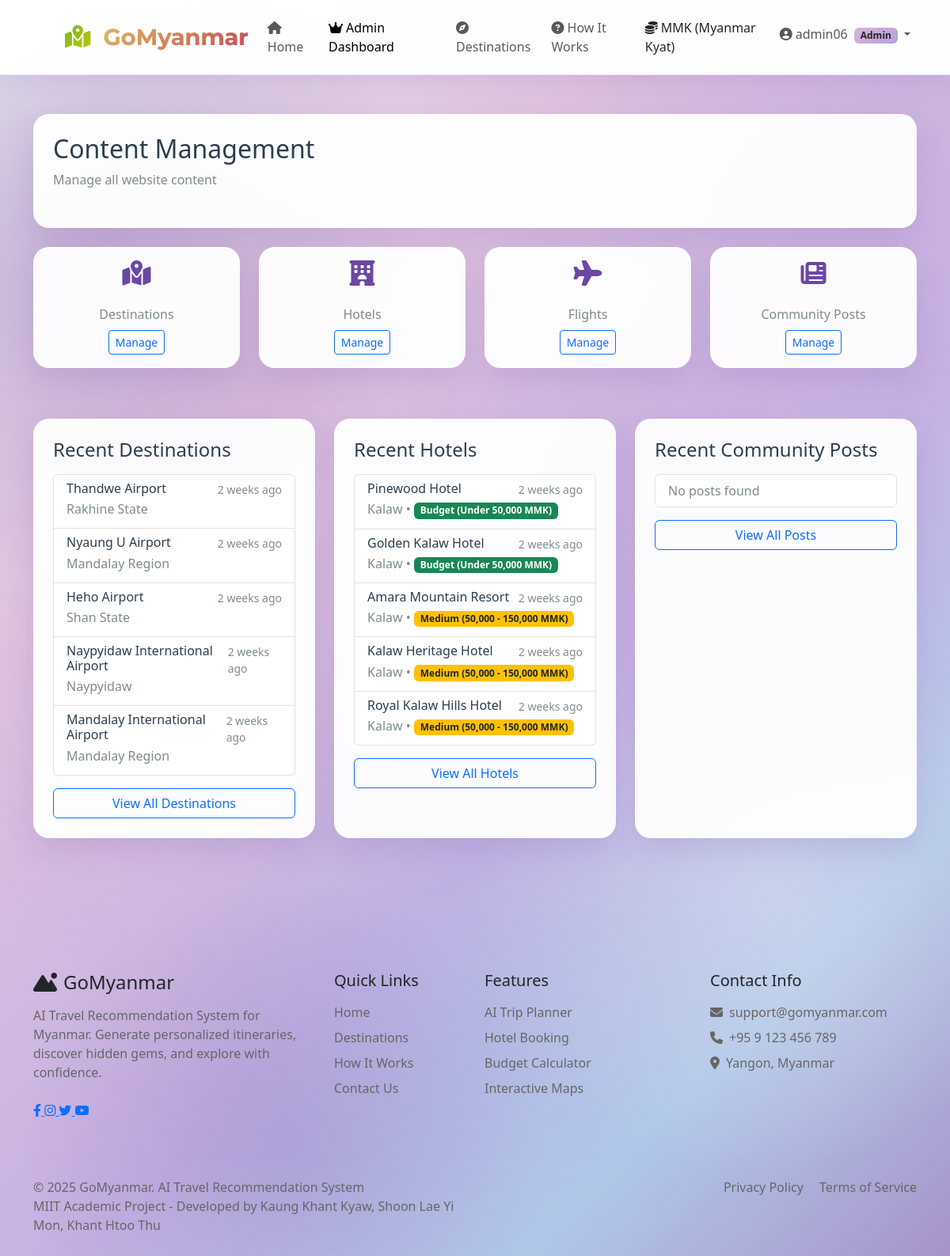
Page /users/admin/content/ (signed in) on the earlier database version.
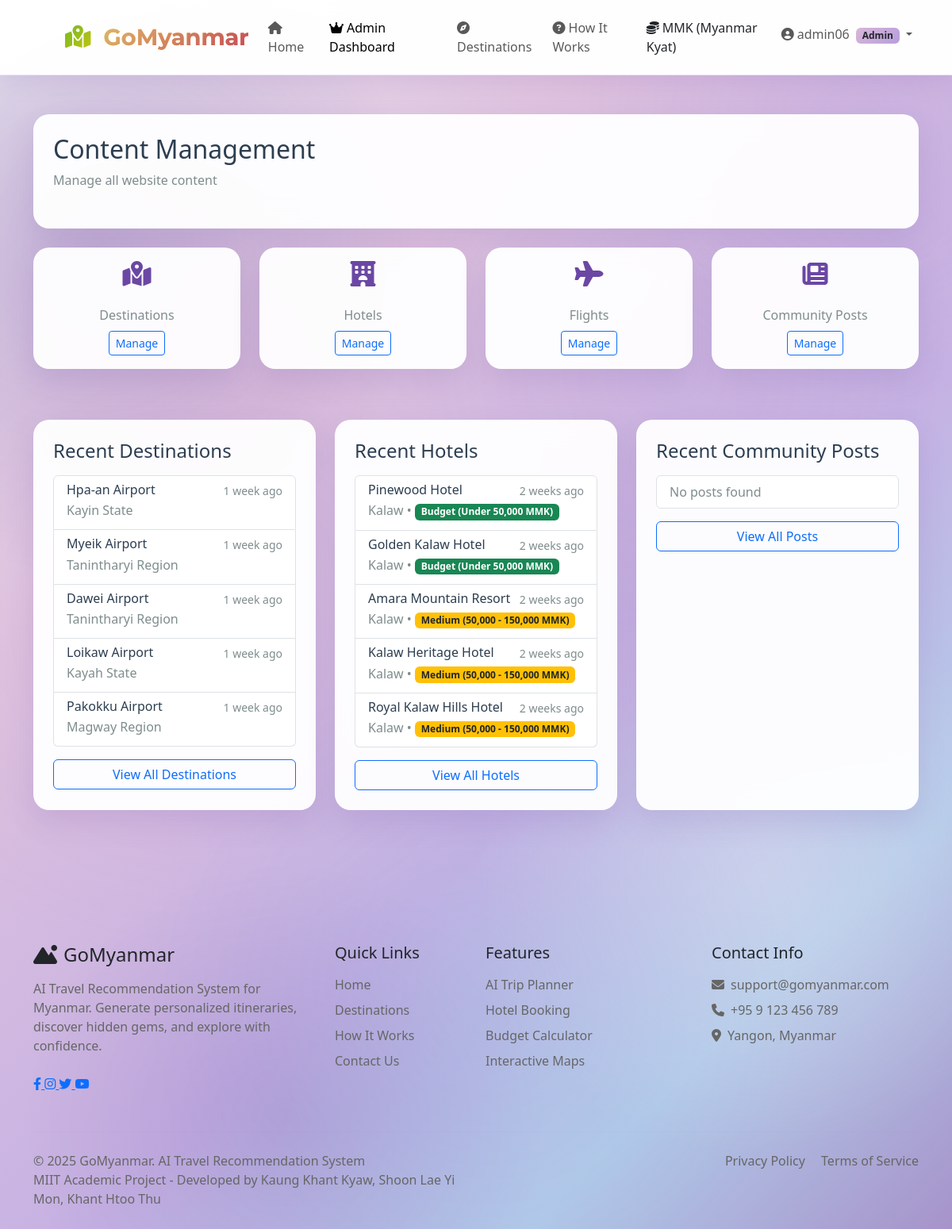
Same page on the later database version.
### planner/models.py (models this page shows, shortened)
class Destination(models.Model):
    name = models.CharField(max_length=100)
    region = models.CharField(max_length=100)
    type = models.CharField(max_length=50, choices=[
        ('city', 'City'),
        ('town', 'Town'),
        ('attraction', 'Attraction'),
        ('state', 'State'),
        ('region', 'Region'),
        ('union_territory', 'Union Territory')
    ])
    latitude = models.DecimalField(max_digits=9, decimal_places=6, null=True, blank=True)
    longitude = models.DecimalField(max_digits=9, decimal_places=6, null=True, blank=True)
    description = models.TextField(blank=True)
    image = models.ImageField(upload_to='destinations/', blank=True, null=True)
    is_active = models.BooleanField(default=True)
    created_at = models.DateTimeField(auto_now_add=True)
    updated_at = models.DateTimeField(auto_now=True)
    default_airlines = models.ManyToManyField(Airline, blank=True,
        help_text="Default airlines for this destination")
    class Meta:
        ordering = ['name']

class Hotel(models.Model):
    name = models.CharField(max_length=200)
    destination = models.ForeignKey(Destination, on_delete=models.CASCADE, related_name='hotels')
    address = models.TextField()
    latitude = models.DecimalField(max_digits=9, decimal_places=6, null=True, blank=True)
    longitude = models.DecimalField(max_digits=9, decimal_places=6, null=True, blank=True)
    price_per_night = models.DecimalField(
        max_digits=10,
        decimal_places=0,
        validators=[MinValueValidator(0)],
        help_text="Price in MMK (Myanmar Kyat)"
    )
    category = models.CharField(max_length=20, choices=[
        ('budget', 'Budget (Under 50,000 MMK)'),
        ('medium', 'Medium (50,000 - 150,000 MMK)'),
        ('luxury', 'Luxury (150,000+ MMK)'),
    ])
    amenities = models.JSONField(default=list)
    rating = models.DecimalField(
        max_digits=2,
        decimal_places=1,
        default=0,
        validators=[MinValueValidator(0), MaxValueValidator(5)]
    )
    review_count = models.IntegerField(default=0)
    image = models.ImageField(upload_to='hotels/', blank=True, null=True)
    description = models.TextField(blank=True)
    gallery_images = models.JSONField(default=list, blank=True)
    is_active = models.BooleanField(default=True)
    created_at = models.DateTimeField(auto_now_add=True)
    created_by_admin = models.BooleanField(default=False, help_text="Whether this hotel was created by admin")
    is_real_hotel = models.BooleanField(default=False, help_text="Is this a real hotel from Google Maps?")
    google_place_id = models.CharField(max_length=255, blank=True, null=True)
    phone_number = models.CharField(max_length=50, blank=True, null=True)
    website = models.URLField(blank=True, null=True)
    check_in_time = models.TimeField(default='14:00')
    check_out_time = models.TimeField(default='12:00')

### users/views_admin.py (the view)
# urls.py: path('admin/content/', views_admin.AdminContentView.as_view(), name='admin_content'),
class AdminContentView(LoginRequiredMixin, AdminRequiredMixin, TemplateView):
    template_name = 'users/admin_content.html'
    def get_context_data(self, **kwargs):
        context = super().get_context_data(**kwargs)
        context['destinations_count'] = Destination.objects.count()
        context['hotels_count'] = Hotel.objects.count()
        context['flights_count'] = Flight.objects.count()
        context['buses_count'] = BusService.objects.count()
        context['cars_count'] = CarRental.objects.count()
        context['posts_count'] = Post.objects.count()
        context['recent_destinations'] = Destination.objects.order_by('-created_at')[:5]
        context['recent_hotels'] = Hotel.objects.order_by('-created_at')[:5]
        context['recent_posts'] = Post.objects.order_by('-created_at')[:5]
        return context

### planner/context_processors.py (called while the page is built)
def leaflet_config(request):
    return {
        'LEAFLET_CONFIG': settings.LEAFLET_CONFIG,
        'USE_GOOGLE_MAPS': False,
        'MAP_PROVIDER': 'leaflet'
    }

### users/models.py (called while the page is built)
    def is_admin_user(self):
        return self.user_type == 'admin' or self.is_staff or self.is_superuser

### users/views_admin.py (called while the page is built)
def is_admin(user):
    return user.is_superuser or user.groups.filter(name='Admin').exists() or getattr(user, 'user_type', None) == 'admin'

    def test_func(self):
        return is_admin(self.request.user)

### templates/users/admin_content.html (shortened to what the changed rows need)
{% extends 'base.html' %}
{% block content %}
<div class="container py-5 mt-5">
    <div class="card-glass p-4 mb-4">
        <div class="d-flex justify-content-between align-items-center mb-4">
            <div>
                <h2 class="mb-2" style="color: #2c3e50;">Content Management</h2>
            </div>
        </div>
    </div>
    <div class="row">
        <div class="col-md-4 mb-4">
            <div class="card-glass p-4 h-100">
                <div class="list-group">
                    {% for dest in recent_destinations %}
                    <a href="/admin/planner/destination/{{ dest.id }}/change/"
                       class="list-group-item list-group-item-action" style="background: rgba(255, 255, 255, 0.9);">
                        <div class="d-flex w-100 justify-content-between">
                            <h6 class="mb-1" style="color: #2c3e50;">{{ dest.name }}</h6>
                            <small style="color: #7f8c8d;">{{ dest.created_at|timesince }} ago</small>
                        </div>
                        <p class="mb-1" style="color: #7f8c8d;">{{ dest.region }}</p>
                    </a>
                    {% empty %}
                    <div class="list-group-item" style="background: rgba(255, 255, 255, 0.9);">
                        <p class="mb-0" style="color: #7f8c8d;">No destinations found</p>
                    </div>
                    {% endfor %}
                </div>
            </div>
        </div>
        <div class="col-md-4 mb-4">
            <div class="card-glass p-4 h-100">
                <div class="list-group">
                    {% for hotel in recent_hotels %}
                    <a href="/admin/planner/hotel/{{ hotel.id }}/change/"
                       class="list-group-item list-group-item-action" style="background: rgba(255, 255, 255, 0.9);">
                        <div class="d-flex w-100 justify-content-between">
                            <h6 class="mb-1" style="color: #2c3e50;">{{ hotel.name }}</h6>
                            <small style="color: #7f8c8d;">{{ hotel.created_at|timesince }} ago</small>
                        </div>
                        <p class="mb-1" style="color: #7f8c8d;">
                            {{ hotel.destination.name }} •
                            <span class="badge bg-{% if hotel.category == 'luxury' %}danger{% elif hotel.category == 'medium' %}warning text-dark{% else %}success{% endif %}">
                                {{ hotel.get_category_display }}
                            </span>
                        </p>
                    </a>
                    {% empty %}
                    <div class="list-group-item" style="background: rgba(255, 255, 255, 0.9);">
                        <p class="mb-0" style="color: #7f8c8d;">No hotels found</p>
                    </div>
                    {% endfor %}
                </div>
            </div>
        </div>
    </div>
</div>
{% endblock %}

Differences in the rows shown:
no longer on this page (row edited): Destination: name "Thandwe Airport", created_at "2 weeks", region "Rakhine State"
no longer on this page (row unchanged): Destination: name "Nyaung U Airport", created_at "2 weeks", region "Mandalay Region"
no longer on this page (row edited): Destination: name "Heho Airport", created_at "2 weeks", region "Shan State"
no longer on this page (row edited): Destination: name "Naypyidaw International Airport", created_at "2 weeks", region "Naypyidaw"
no longer on this page (row edited): Destination: name "Mandalay International Airport", created_at "2 weeks", region "Mandalay Region"
added Destination: name "Hpa-an Airport", created_at "1 week", region "Kayin State"
added Destination: name "Myeik Airport", created_at "1 week", region "Tanintharyi Region"
added Destination: name "Dawei Airport", created_at "1 week", region "Tanintharyi Region"
added Destination: name "Loikaw Airport", created_at "1 week", region "Kayah State"
added Destination: name "Pakokku Airport", created_at "1 week", region "Magway Region"
